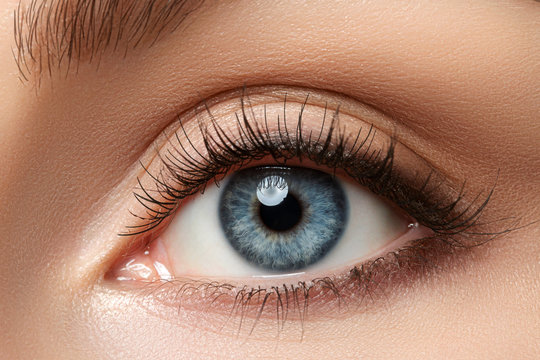
#> input picture CircleDetection/eyes2.jpg, 540 x 360 px, given in place of the camera
$ python find_circle_live.py
#> lines starting #> are read from the running program, lines starting #| are printed output that depends on the picture; after the words box and inside, x2 and y2 are one past the last pixel; in counts of white or black regions, pixels touching at a corner belong together
import cv2
import numpy as np

cap = cv2.VideoCapture(6)

while True:
    ret, frame = cap.read()
#> frame is the input picture: shape (360, 540, 3); mean B, G, R 109.6, 129.8, 171.1
    if not ret:
        break

    grey = cv2.cvtColor(frame, cv2.COLOR_BGR2GRAY)
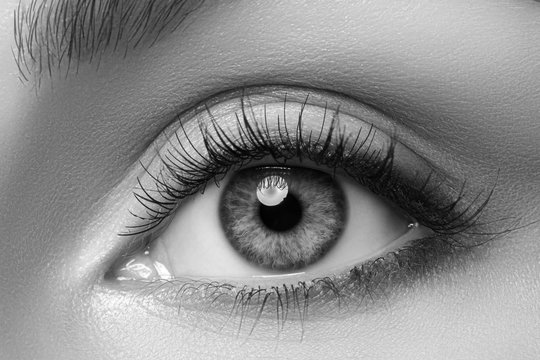
#> grey: shape (360, 540); min 0, max 255, mean 139.9
    blurred = cv2.GaussianBlur(grey, (9, 9), 2)
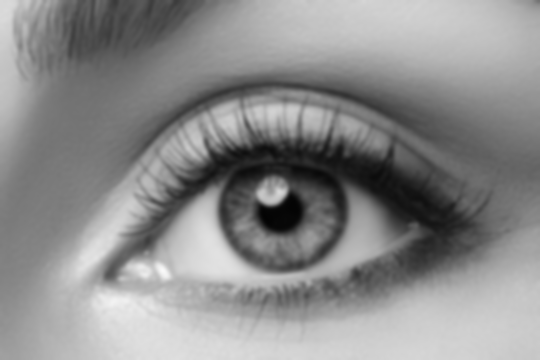
#> blurred: shape (360, 540); min 3, max 249, mean 139.9

    #Using the hough transform
    '''Params input image, method,
    inverse ratio of accumulator array resolution to image resolution (1 means they have the same resolution, 2 means accumulator will have half the width and height),
    min distance between centers of detected circles,
    upper threshold passed to Canny,
    threshold for circle detection positive (smaller should return more circles, but more false positives),
    min radius, max radius
    '''
    circles = cv2.HoughCircles(blurred, cv2.HOUGH_GRADIENT, 1, 40, param1 = 70, param2 = 40, minRadius = 5, maxRadius=80)
#> circles = [[282.5, 210.5, 62.8], [224.5, 121.5, 18.3]]

    if circles is not None:
        circles = np.uint16(np.around(circles))
#> circles = [[282, 210, 63], [224, 122, 18]]
        for (x, y, r) in circles[0, :]:
            cv2.circle(frame, (x, y), r, (0, 255, 0), 2)
            cv2.circle(frame, (x, y), 2, (0, 0, 255), 3)
#> this loop made 2 passes
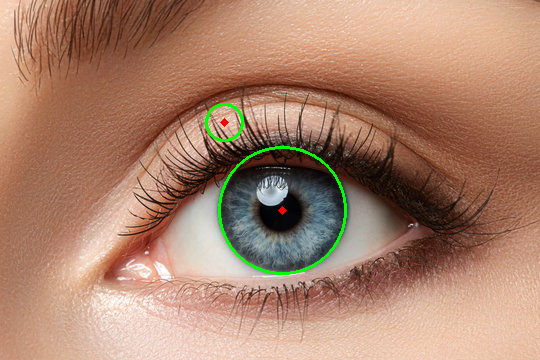
#> frame: shape (360, 540, 3); 0.8% of pixels changed, all inside (x1, y1, x2, y2) = (205, 103, 347, 275)

    cv2.imshow('Live Circle Detection', frame)
    if cv2.waitKey(1) & 0xFF == ord('q'):
#> (key q is pressed here)
        break

cap.release()
cv2.destroyAllWindows()

$ run again, on CircleDetection/greenSkin1.jpg
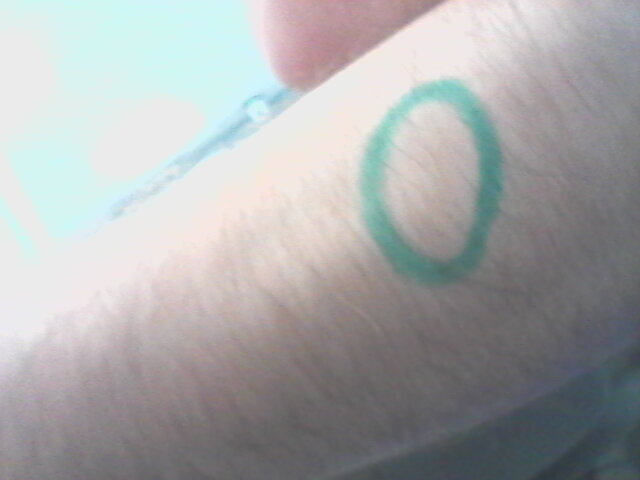
#> input picture CircleDetection/greenSkin1.jpg, 640 x 480 px, given in place of the camera
#> frame is the input picture: shape (480, 640, 3); mean B, G, R 169.3, 168.6, 167.6
#> `grey = cv2.cvtColor(frame, cv2.COLOR_BGR2GRAY)`:
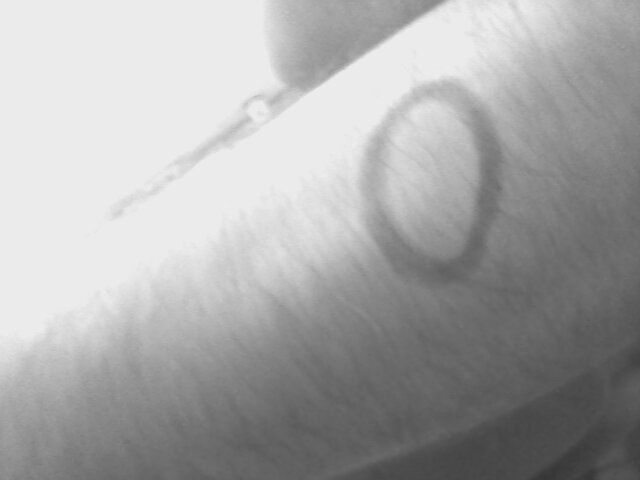
#> grey: shape (480, 640); min 54, max 239, mean 168.4
#> circles = None

$ run again, on CircleDetection/greenSkin2.jpg
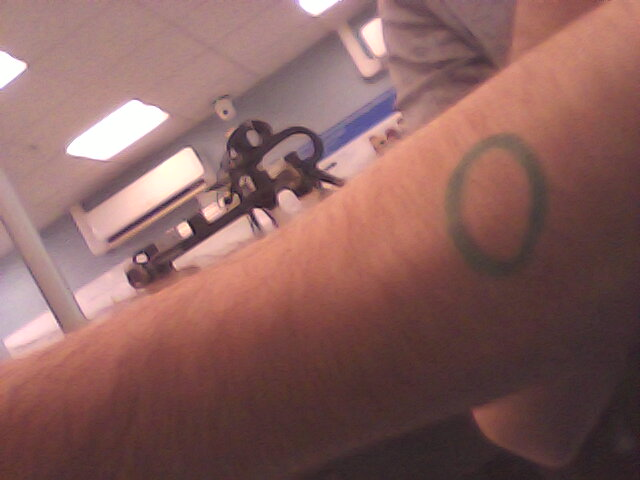
#> input picture CircleDetection/greenSkin2.jpg, 640 x 480 px, given in place of the camera
#> frame is the input picture: shape (480, 640, 3); mean B, G, R 94.3, 97.4, 136.9
#> `grey = cv2.cvtColor(frame, cv2.COLOR_BGR2GRAY)`:
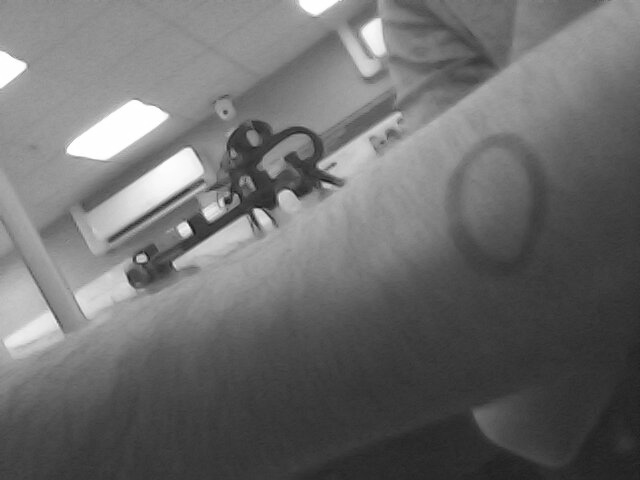
#> grey: shape (480, 640); min 24, max 255, mean 108.9
#> circles = None

$ run again, on CircleDetection/greenSkin3.jpg
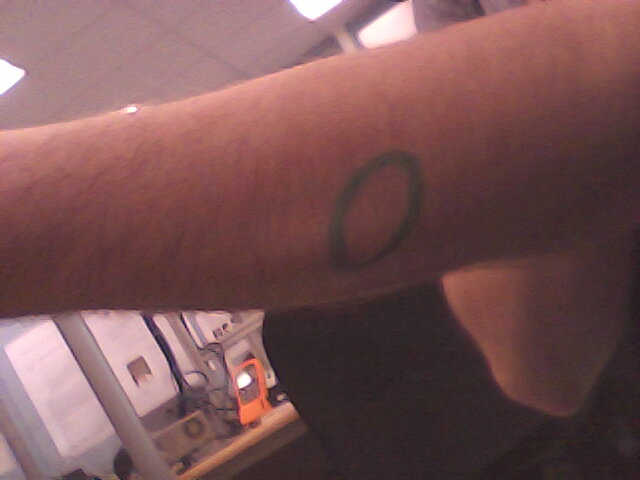
#> input picture CircleDetection/greenSkin3.jpg, 640 x 480 px, given in place of the camera
#> frame is the input picture: shape (480, 640, 3); mean B, G, R 84.2, 83.5, 120.4
#> `grey = cv2.cvtColor(frame, cv2.COLOR_BGR2GRAY)`:
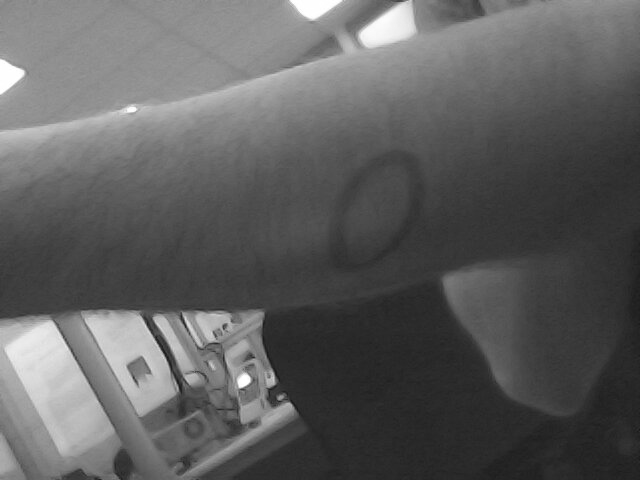
#> grey: shape (480, 640); min 23, max 255, mean 94.6
#> circles = None
